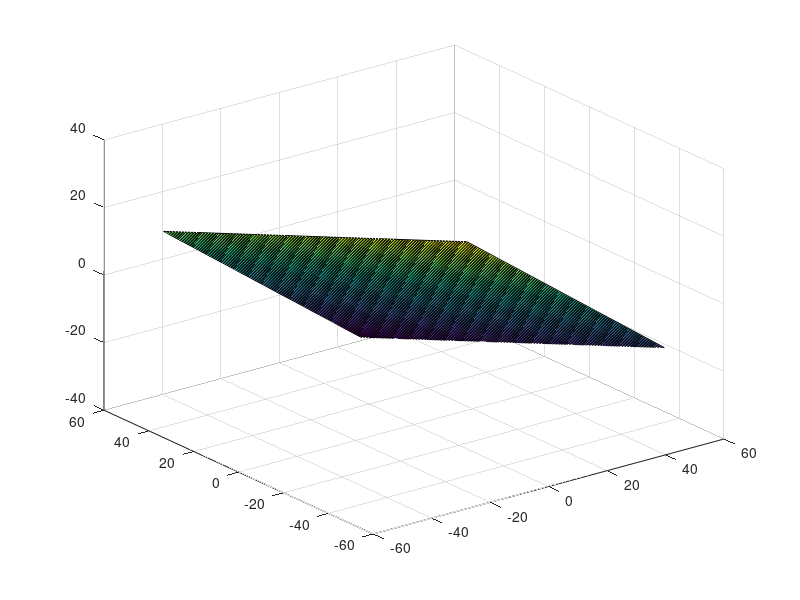

Source code (MATLAB):
x1 = 0;
y1 = 0;
z1 = 0;

v = [3 2 5];


w = null(v); % Find two orthonormal vectors which are orthogonal to v
   [P,Q] = meshgrid(-50:50); % Provide a gridwork (you choose the size)
   X = x1+w(1,1)*P+w(1,2)*Q; % Compute the corresponding cartesian coordinates
   Y = y1+w(2,1)*P+w(2,2)*Q; %   using the two vectors in w
   Z = z1+w(3,1)*P+w(3,2)*Q;
   surf(X,Y,Z)